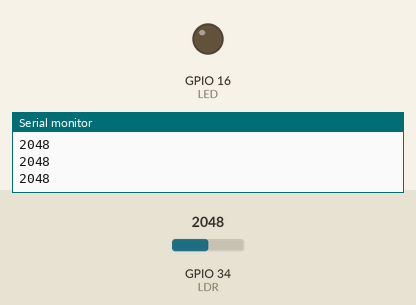
This sketch was run on a simulated ESP32. Shown: output pins drawn as LEDs (lit = HIGH), the last lines printed to the serial monitor. Inputs (shaded band) come from the test bench; at power-on: GPIO 34 (LDR) = 2048.

Above: at 1.3 s.
1.4 s: GPIO 34 (LDR) set to 1027
2.9 s: GPIO 34 (LDR) set to 948
At 4.1 s:
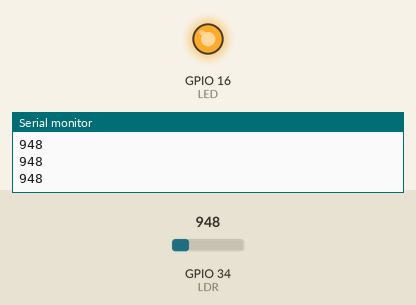
4.5 s: GPIO 34 (LDR) set to 1040
At 5.2 s:
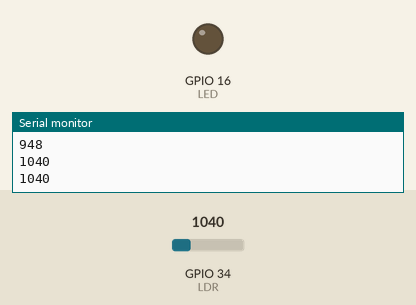
6.0 s: GPIO 34 (LDR) set to 960
At 6.4 s:
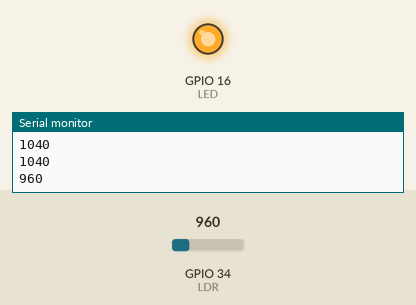
Timing chart, 0 to 8.5 s (numbered marks = the images above; inputs shaded):
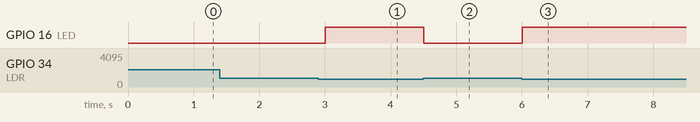

The sketch:

ESP32_LightSensor.ino
```cpp
#define LED 16
#define LDR 34

void setup() {
  pinMode(LED, OUTPUT);
  Serial.begin(115200);
}
void loop() {
  int value = analogRead(LDR);
  Serial.println(value);
  if (value < 1000) {
    digitalWrite(LED, HIGH);   // 어두우면 켜짐
  } else {
    digitalWrite(LED, LOW);    // 밝으면 꺼짐
  }
  delay(500);
}
```

Measured:
- the behaviour switches between 1000 and 999 on GPIO 34 (LDR) (found by bisection; images 0 and 1)
- after the input at 2.9 s, GPIO 16 (LED): LOW → HIGH after 0.10 s
- after the input at 4.5 s, GPIO 16 (LED): HIGH → LOW at once
- after the input at 6.0 s, GPIO 16 (LED): LOW → HIGH at once
